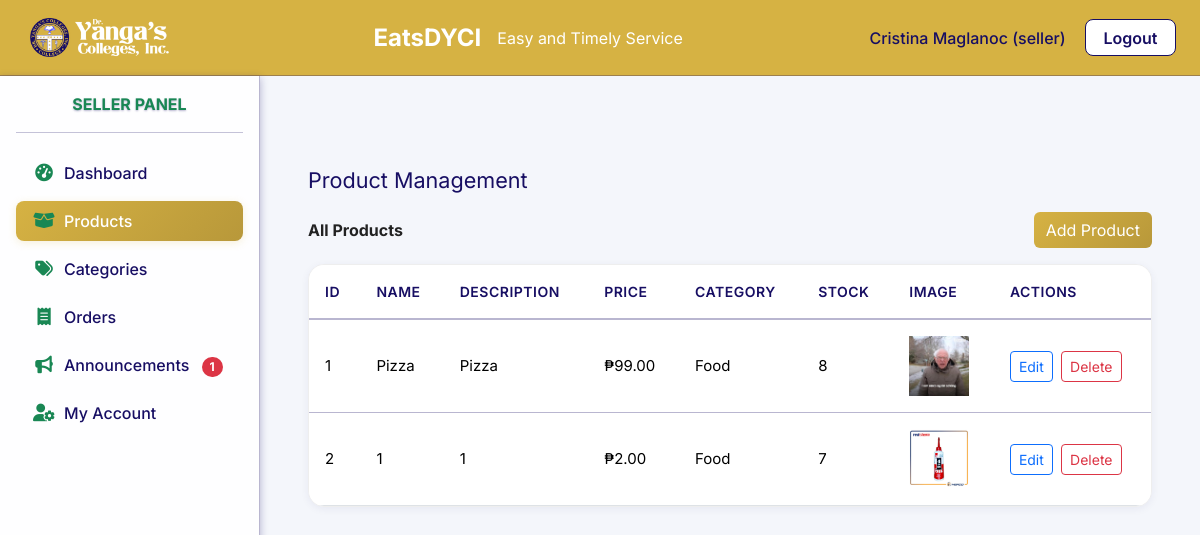
Before: /index.php?page=seller_products (signed in) with the older database file.
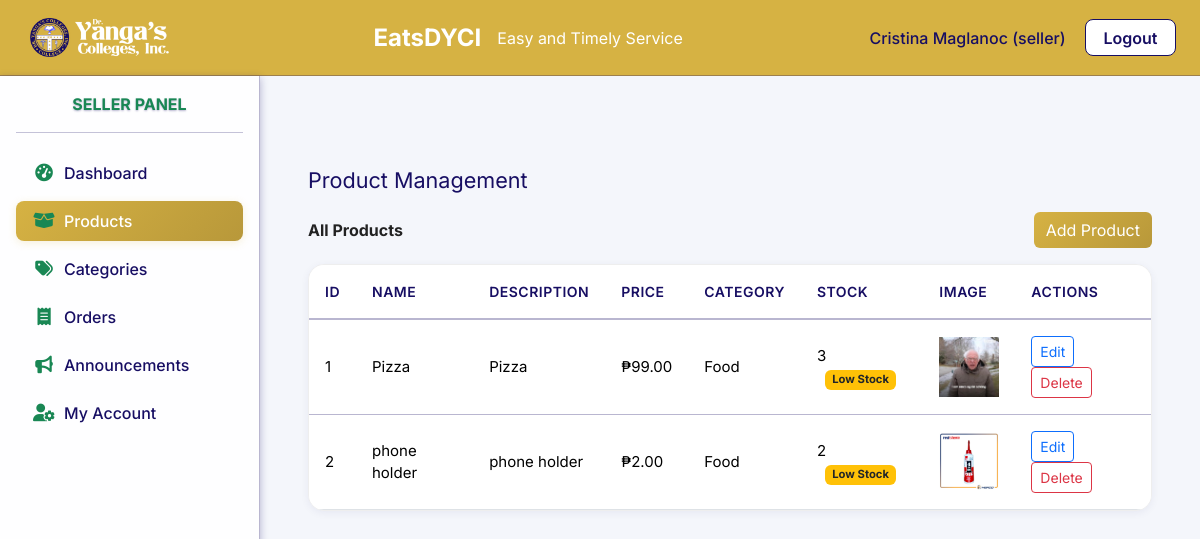
After: the same page with the newer database file.
### tables this page shows
CREATE TABLE `products` (
  `id` int(11) NOT NULL AUTO_INCREMENT,
  `seller_id` int(11) DEFAULT NULL,
  `name` varchar(100) NOT NULL,
  `description` text DEFAULT NULL,
  `price` decimal(10,2) NOT NULL,
  `image` varchar(255) DEFAULT NULL,
  `category_id` int(11) DEFAULT NULL,
  `stall_id` int(11) DEFAULT NULL,
  `stock` int(11) NOT NULL DEFAULT 0,
  PRIMARY KEY (`id`),
  KEY `category_id` (`category_id`),
  KEY `fk_products_seller` (`seller_id`),
  KEY `products_ibfk_2` (`stall_id`),
  CONSTRAINT `fk_products_seller` FOREIGN KEY (`seller_id`) REFERENCES `users` (`id`) ON DELETE CASCADE,
  CONSTRAINT `products_ibfk_1` FOREIGN KEY (`category_id`) REFERENCES `categories` (`id`) ON DELETE SET NULL,
  CONSTRAINT `products_ibfk_2` FOREIGN KEY (`stall_id`) REFERENCES `stalls` (`id`) ON DELETE CASCADE
);

CREATE TABLE `categories` (
  `id` int(11) NOT NULL AUTO_INCREMENT,
  `name` varchar(100) NOT NULL,
  `description` text DEFAULT NULL,
  PRIMARY KEY (`id`)
);

### pages/seller_products.php (the view, shortened to what the changed rows need)
<?php
require_once __DIR__ . '/../includes/db.php';
$seller_id = $_SESSION['user_id'];
$stall_stmt = $pdo->prepare("SELECT id, name FROM stalls WHERE seller_id = ?");
$stall_stmt->execute([$seller_id]);
$stalls = $stall_stmt->fetchAll();
$stall_ids = array_column($stalls, 'id');
$cat_stmt = $pdo->prepare("SELECT * FROM categories");
$cat_stmt->execute();
$categories = $cat_stmt->fetchAll();
$prod_stmt = $pdo->prepare("SELECT * FROM products WHERE stall_id IN (" . implode(',', $stall_ids) . ")");
$prod_stmt->execute();
$products = $prod_stmt->fetchAll();
?>
<link rel="stylesheet" href="../assets/css/dashboard.css">
<div class="container-fluid px-4 pt-4">
    <div class="dashboard-table mb-4">
    <table class="table mb-0">
        <thead class="table-light">
            <tr>
                <th>ID</th>
                <th>Name</th>
                <th>Description</th>
                <th>Price</th>
                <th>Category</th>
                <th>Stock</th>
                <th>Image</th>
                <th>Actions</th>
            </tr>
        </thead>
        <tbody>
        <?php foreach ($products as $prod): ?>
            <tr>
                <td><?= $prod['id'] ?></td>
                <td><?= htmlspecialchars($prod['name']) ?></td>
                <td><?= htmlspecialchars($prod['description']) ?></td>
                <td>₱<?= number_format($prod['price'],2) ?></td>
                <td>
                    <?php
                    $cat_name = '';
                    foreach ($categories as $cat) {
                        if ($cat['id'] == $prod['category_id']) {
                            $cat_name = $cat['name'];
                            break;
                        }
                    }
                    echo htmlspecialchars($cat_name);
                    ?>
                </td>
                <td><?= htmlspecialchars($prod['stock']) ?>
<?php if ($prod['stock'] == 0): ?>
  <span class="badge bg-danger ms-2">No Stock</span>
<?php elseif ($prod['stock'] <= 5): ?>
  <span class="badge bg-warning text-dark ms-2">Low Stock</span>
<?php endif; ?>
</td>
                <td><?php if ($prod['image']): ?><img src="<?= $prod['image'] ?>" alt="" style="max-width:60px;max-height:60px;object-fit:cover;"/><?php endif; ?></td>
                <td>
                    <button class="btn btn-sm btn-outline-primary me-1" data-bs-toggle="modal" data-bs-target="#editProductModal<?= $prod['id'] ?>">Edit</button>
                    <form method="post" style="display:inline">
                        <button type="submit" class="btn btn-sm btn-outline-danger" onclick="return confirm('Delete this product?')">Delete</button>
                    </form>
                </td>
            </tr>
        <?php endforeach; ?>
        </tbody>
    </table>
    </div>
</div>

### includes/sidebar.php (shortened to what the changed rows need)
<link rel="stylesheet" href="../assets/css/sidebar.css">
<nav class="sidebar flex-shrink-0 p-3 text-secondary">
    <?php $role = $_SESSION['user_role'] ?? ''; ?>
    <ul class="nav nav-pills flex-column mb-auto">
        <?php if ($role === 'admin'): ?>
            <li class="nav-item text-uppercase fw-bold small text-primary mb-2" style="letter-spacing:1px; display:none;">Admin Panel</li>
            <li class="nav-item"><a href="index.php?page=admin_dashboard" class="nav-link <?php echo ($_GET['page'] ?? 'admin_dashboard') === 'admin_dashboard' ? 'active' : ''; ?>"><i class="fas fa-tachometer-alt me-2 sidebar-icon-admin"></i>Dashboard</a></li>
            <li><a href="index.php?page=admin_users" class="nav-link <?php echo ($_GET['page'] ?? '') === 'admin_users' ? 'active' : ''; ?>"><i class="fas fa-users me-2 sidebar-icon-admin"></i>Users</a></li>
            <li><a href="index.php?page=admin_canteens" class="nav-link <?php echo ($_GET['page'] ?? '') === 'admin_canteens' ? 'active' : ''; ?>"><i class="fas fa-school me-2 sidebar-icon-admin"></i>Canteens</a></li>
            <li><a href="index.php?page=admin_orders" class="nav-link <?php echo ($_GET['page'] ?? '') === 'admin_orders' ? 'active' : ''; ?>"><i class="fas fa-receipt me-2 sidebar-icon-admin"></i>Orders</a></li>
            <li><a href="index.php?page=admin_stalls" class="nav-link <?php echo ($_GET['page'] ?? '') === 'admin_stalls' ? 'active' : ''; ?>"><i class="fas fa-store-alt me-2 sidebar-icon-admin"></i>Stalls</a></li>
            <li><a href="index.php?page=admin_products" class="nav-link <?php echo ($_GET['page'] ?? '') === 'admin_products' ? 'active' : ''; ?>"><i class="fas fa-box-open me-2 sidebar-icon-admin"></i>Product</a></li>
            <li><a href="index.php?page=admin_announcements" class="nav-link <?php echo ($_GET['page'] ?? '') === 'admin_announcements' ? 'active' : ''; ?>">
                <i class="fas fa-bullhorn me-2 sidebar-icon-admin"></i>Announcements
            </a></li>
            <li><a href="index.php?page=admin_account" class="nav-link <?php echo ($_GET['page'] ?? '') === 'admin_account' ? 'active' : ''; ?>"><i class="fas fa-user-cog me-2 sidebar-icon-admin"></i>My Account</a></li>
            <li><a href="index.php?page=admin_backup" class="nav-link <?php echo ($_GET['page'] ?? '') === 'admin_backup' ? 'active' : ''; ?>">
                <i class="fas fa-database me-2 sidebar-icon-admin"></i>Backup Database
            </a></li>
        <?php elseif ($role === 'seller'): ?>
            <li><a href="index.php?page=seller_announcements" class="nav-link <?php echo ($_GET['page'] ?? '') === 'seller_announcements' ? 'active' : ''; ?>">
                <i class="fas fa-bullhorn me-2 sidebar-icon-seller"></i>Announcements
                <?php
                require_once __DIR__ . '/../includes/db.php';
                $user_id = $_SESSION['user_id'] ?? null;
                $announcement_count = 0;
                if ($user_id) {
                    $unseen_announcements = $pdo->prepare('SELECT COUNT(*) FROM announcements a WHERE NOT EXISTS (SELECT 1 FROM announcement_reads r WHERE r.announcement_id = a.id AND r.user_id = ?)');
                    $unseen_announcements->execute([$user_id]);
                    $announcement_count = $unseen_announcements->fetchColumn();
                }
                if ($announcement_count > 0): ?>
                    <span class="badge bg-danger ms-2"><?= $announcement_count ?></span>
                <?php endif; ?>
            </a></li>
        <?php endif; ?>
    </ul>
</nav>

Changed rows visible on the page:
changed products "Pizza": stock "8" → "3"; now shows "Low Stock"
changed products id 2: name "1" → "phone holder"; description "1" → "phone holder"; stock "7" → "2"; now shows "Low Stock"
Other visible differences:
$announcement_count: "1" → (not shown)
